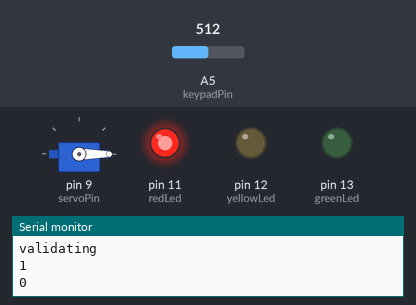
Bench run of a sketch on a simulated Arduino Uno, built with avr-gcc and run on an emulated ATmega328P. Parts: servo, output pins drawn as LEDs (lit = HIGH), the last lines printed to the serial monitor. Dashed ring = blinking. The inputs (shaded band) are chosen by the test bench; at power-on: A5 (keypadPin) = 512.

Above: at 1.29 s.
1.3 s: A5 (keypadPin) set to 0
At 3.0 s:
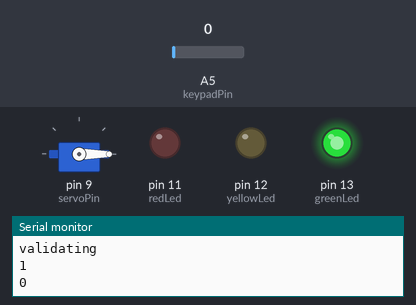
4.3 s: A5 (keypadPin) set to 9
5.8 s: A5 (keypadPin) set to 12
At 6.6 s:
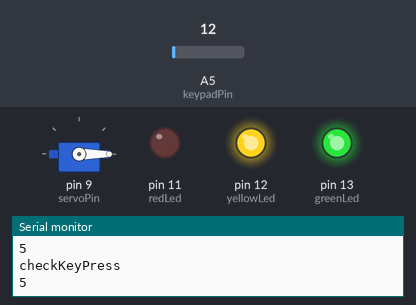
7.3 s: A5 (keypadPin) set to 474
9.7 s: A5 (keypadPin) set to 500
At 11.18 s:
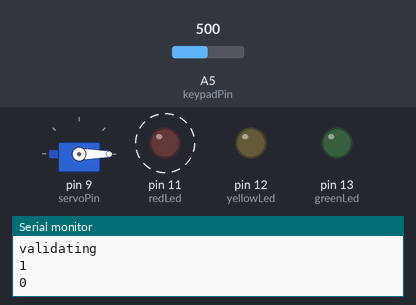
12.7 s: A5 (keypadPin) set to 306
At 13.7 s:
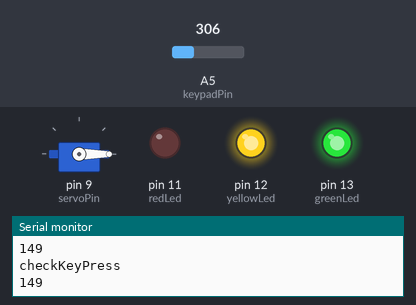
Timing chart, 0 to 15.2 s (numbered marks = the images above; inputs shaded):
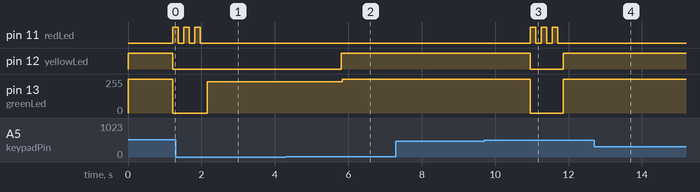

The sketch:

doorlock_oneWireKeypad.ino
```cpp
#include <EEPROM.h>
#include "EEPROMAnything.h"

#include <Servo.h>

Servo lockServo;  // create servo object to control a servo

const int greenLed = 13;
const int yellowLed = 12;
const int redLed = 11;
const int servoPin = 9;
const int keypadPin = A5;


const int lockAngle = 179;
const int unlockAngle = 0;

int entryCode[4] = {0,0,0,0};
struct config_t
{
   int entryCode[4];
} configuration;

int keyMap[12][2] = {
 {490,500},{240,260},{165,166},
 {86,89},{72,74},{63,64},
 {46,47},{42,43},{38,40},
 {31,33},{29,30},{27,28}
};

char keys[12] = {
  '1','2','3',//'A',
  '4','5','6',//'B',
  '7','8','9',//'C',
  '*','0','#',//'D'
};

int entrySequence[4];
int entryCount;
boolean isLocked;
boolean isResettingEntryCode;

void clearEEPROM() {
  for (int i = 0; i < 512; i++) {
      EEPROM.write(i, 0);
  }
 EEPROM_writeAnything(0, configuration);
}

boolean checkSavedEntryCode() {
  EEPROM_readAnything(0, configuration);


 Serial.println("configuration:");
 Serial.println(configuration.entryCode[0]);
 Serial.println(configuration.entryCode[1]);
 Serial.println(configuration.entryCode[2]);
 Serial.println(configuration.entryCode[3]);

 for (int i=0;i<4;i++) {
   if (configuration.entryCode[i]==-1) {
     return false;
   }
 }
 Serial.println("custom entry code");
 return true;
}

void setup() {
 Serial.begin(9600);

 lockServo.attach(servoPin);

//clearEEPROM();

 if(!checkSavedEntryCode()){
   Serial.println("defualt entry code");
   for (int i=0;i<4;i++) {
      configuration.entryCode[i] = entryCode[i];
   }
 }

 entryCount = 0;
 isLocked = false;
 isResettingEntryCode = false;

 pinMode(greenLed,OUTPUT);
 pinMode(yellowLed,OUTPUT);
 pinMode(redLed,OUTPUT);
 pinMode(keypadPin, INPUT);


 switchLock();
}

void loop(){

  showLockState();

  listenForEntry();

  if  (entryCount==4) {

    if (isResettingEntryCode) {

      entryCount=0;
      isResettingEntryCode=false;

      for (int i=0;i<4;i++) {
        configuration.entryCode[i]=entrySequence[i];
      }


      EEPROM_writeAnything(0, configuration);

      blinkLed(yellowLed,3);

    } else if (validateEntry()) {

      //switch lockState
     isLocked = !isLocked;
     switchLock();

      blinkLed(greenLed,3);

      //turn lock

    } else {
       //show incorrect
        blinkLed(redLed,3);

    }
  }
}

void showLockState() {

  digitalWrite(greenLed,LOW);
  digitalWrite(yellowLed,LOW);
  digitalWrite(redLed,LOW);

  if (isResettingEntryCode) {
    digitalWrite(yellowLed,HIGH);
  } else if (isLocked) {
      digitalWrite(redLed,HIGH);

  } else {
    digitalWrite(greenLed,HIGH);

  }

}

void switchLock() {
  if (isLocked) {
   lockServo.write(lockAngle);
  } else {
    lockServo.write(unlockAngle);
  }
}

void blinkLed(int pin, int count) {

  int blinkDelay=150;

  for (int i=0;i<count;i++) {
      digitalWrite(pin,HIGH);
        delay(blinkDelay);
        digitalWrite(pin,LOW);
        delay(blinkDelay);
  }
}

boolean validateEntry() {
  Serial.println("validating");

  entryCount=0;

  digitalWrite(greenLed,LOW);
  digitalWrite(yellowLed,LOW);
  digitalWrite(redLed,LOW);

  for (int i=0;i<4;i++) {

     Serial.println(entrySequence[i]);
     Serial.println(entryCode[i]);

   if (configuration.entryCode[i]!=entrySequence[i]) {
     return false;
   }
  }

  return true;
}

void listenForEntry() {
  int keyPressSensor = checkKeyPress();
  int keyPressedIndex = mapKeyPress(keyPressSensor);

  //Serial.println(keyPressedIndex);

  if (keyPressedIndex!=-1) {

    //char keyPressed = keys[keyPressedIndex];


    //check if reset entry code
      if (!isLocked && keyPressedIndex==9) {

        blinkLed(yellowLed,3);
        isResettingEntryCode = true;

      } else {

      entrySequence[entryCount] = keyPressedIndex;
      Serial.println( entrySequence[entryCount]);
      entryCount++;

      }
  } else {
    //blinkLed(redLed,1);
  }
}

int mapKeyPress(int sensorValue) {

 for (int i=0;i<12;i++) {
   if (sensorValue>=keyMap[i][0] && sensorValue<=keyMap[i][1]) {
      return i;
   }
 }
 return -1;
}

float checkKeyPress() {

  int sampleSize = 20;
  int threshold = 10;
  int debounce = 300;

  //Serial.println(analogRead(keypadPin));

  if (analogRead(keypadPin)>threshold) {

    //int resStream=0;
    int resStream=0;
    int resStreamCount=0;

    do {
      resStream+=analogRead(keypadPin) * (5.0 / 1023.0) * 100;
      //resStream+=analogRead(keypadPin);
      resStreamCount++;
    } while (resStreamCount<sampleSize);

    resStream = resStream/sampleSize;
    Serial.println("checkKeyPress");
    Serial.println(resStream);

    if (isResettingEntryCode) {
      //turn green LED on
      digitalWrite(greenLed,HIGH);
    } else {
      //turn yellow LED on
      digitalWrite(yellowLed,HIGH);
    }


    delay(debounce);
    return resStream;

  } else {

     if (isResettingEntryCode) {
      //turn green LED on
      digitalWrite(greenLed,LOW);
    } else {
      //turn yellow LED on
      digitalWrite(yellowLed,LOW);
    }


   return 0;
  }

}
```

EEPROMAnything.h
```cpp
#include <EEPROM.h>
#include <Arduino.h>  // for type definitions

template <class T> int EEPROM_writeAnything(int ee, const T& value)
{
    const byte* p = (const byte*)(const void*)&value;
    unsigned int i;
    for (i = 0; i < sizeof(value); i++)
          EEPROM.write(ee++, *p++);
    return i;
}

template <class T> int EEPROM_readAnything(int ee, T& value)
{
    byte* p = (byte*)(void*)&value;
    unsigned int i;
    for (i = 0; i < sizeof(value); i++)
          *p++ = EEPROM.read(ee++);
    return i;
}
```

Measured:
- the behaviour switches between 10 and 11 on A5 (keypadPin) (found by bisection; images 1 and 2)
- the behaviour switches between 491 and 492 on A5 (keypadPin) (found by bisection; images 2 and 3)
- after the input at 1.3 s, pin 11 (redLed): goes on until 2.0 s, then stays LOW; pin 12 (yellowLed): stays LOW (without the input it goes to HIGH after 0.82 s)
- after the input at 4.3 s, every drawn part: stays the same
- after the input at 5.8 s, pin 12 (yellowLed): LOW → HIGH at once; pin 13 (greenLed): 235/255 → 255/255 at once
- after the input at 9.7 s, pin 11 (redLed): alternates HIGH for 0.15 s and LOW for 0.15 s, 6 changes in all, then stays LOW, starting after 1.3 s; pin 12 (yellowLed): HIGH → LOW after 1.3 s, → HIGH 0.90 s later; pin 13 (greenLed): 255/255 → 0/255 after 1.3 s, → 255/255 0.90 s later
- after the input at 12.7 s, pin 11 (redLed): stops changing and stays LOW; pin 12 (yellowLed): stays HIGH (without the input it goes to LOW after 0.37 s); pin 13 (greenLed): stays 255/255 (without the input it goes to 0/255 after 0.37 s)
